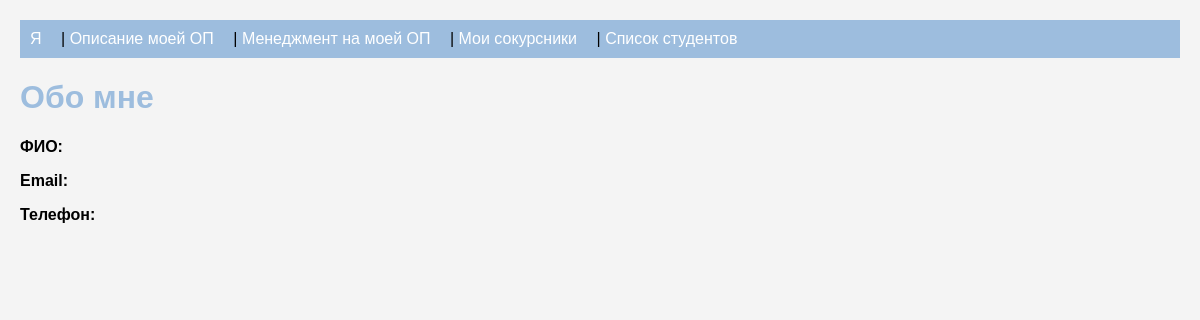
/hse/about_me/, run on an earlier commit of the app's database.
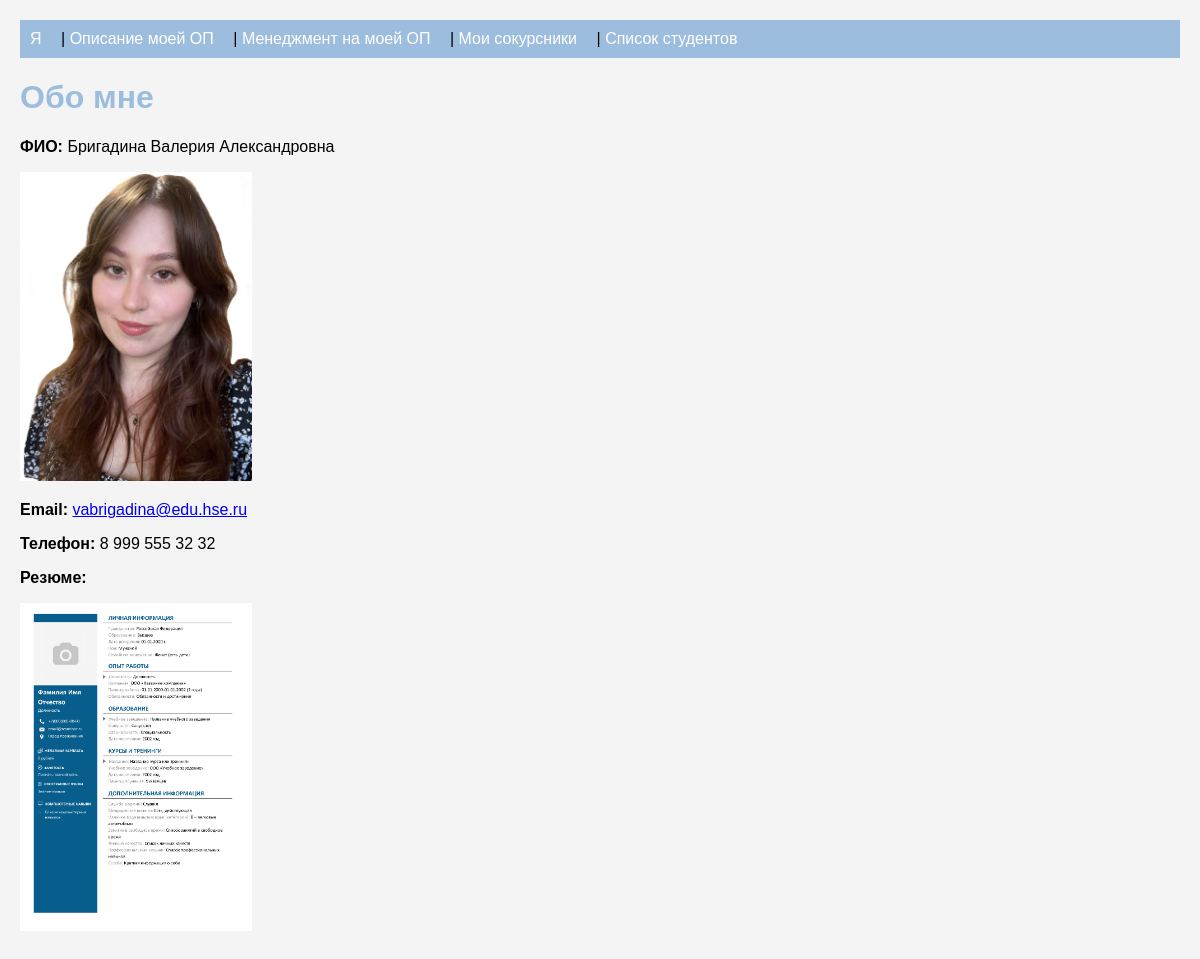
And on a later commit of the database.
### hse_site/models.py (models this page shows, shortened)
class AboutMe(models.Model):
    full_name = models.CharField(max_length=200, default="Бригадина Валерия Александровна")
    photo = models.ImageField(upload_to='photos/', blank=True, null=True)
    email = models.EmailField(default="vabrigadina@edu.hse.ru")
    phone = models.CharField(max_length=20, default="8 999 555 32 32")
    resume = models.ImageField(upload_to='resumes/', blank=True, null=True)
    created_at = models.DateTimeField(auto_now_add=True)

### hse_site/views.py (the view)
# urls.py: path('about_me/', views.about_me_view, name='about_me'),
def about_me_view(request):
    about = AboutMe.objects.first()
    return render(request, 'hse_site/about_me.html', {'about': about})

### hse_site/templates/hse_site/about_me.html
{% extends 'hse_site/base.html' %}
{% block content %}
<h1>Обо мне</h1>
<p><strong>ФИО:</strong> {{ about.full_name }}</p>
{% if about.photo %}
<p><img src="{{ about.photo.url }}" alt="Фото"></p>
{% endif %}
<p><strong>Email:</strong> <a href="mailto:{{ about.email }}">{{ about.email }}</a></p>
<p><strong>Телефон:</strong> {{ about.phone }}</p>
{% if about.resume %}
<p><strong>Резюме:</strong></p>
<p><img src="{{ about.resume.url }}" alt="Резюме"></p>
{% endif %}
{% endblock %}

What changed in the data, as far as the page shows it:
added AboutMe: full_name "Бригадина Валерия Александровна", photo (picture), email "vabrigadina@edu.hse.ru", phone "8 999 555 32 32", resume (picture)
Also different on the page:
text now shown: "Резюме:"
